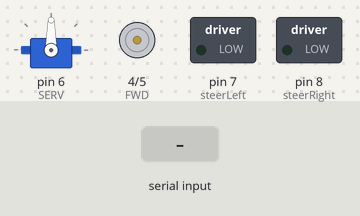
Bench run of a sketch on a simulated Arduino Uno, built with avr-gcc and run on an emulated ATmega328P. Shown: servo, motor-driver pin pairs drawn as motors (green arrow = first pin HIGH = forward, orange = second pin HIGH = backward, longer = more drive, scaled by the enable pin), switched loads named in the sketch (green lamp = pin HIGH). Inputs (shaded band) come from the test bench. What the sketch prints to the serial monitor is not drawn.

Above: at 1.2 s.
1.3 s: "F" received over Serial
At 2.5 s:
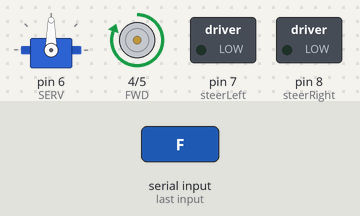
2.8 s: "D" received over Serial
At 3.6 s:
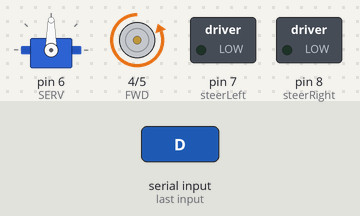
4.3 s: "B" received over Serial
At 4.8 s:
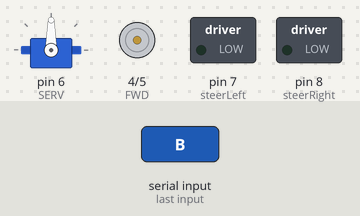
5.8 s: "L" received over Serial
At 7.0 s:
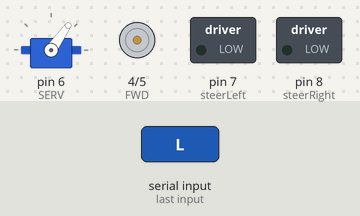
7.3 s: "R" received over Serial
At 8.3 s:
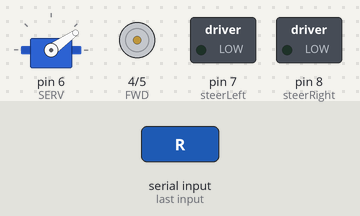
8.8 s: "F" received over Serial
At 9.4 s:
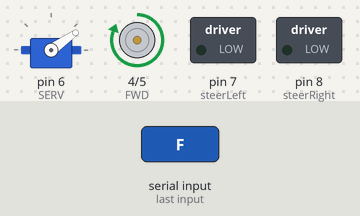
Timing chart, 0 to 11.3 s (numbered marks = the images above; inputs shaded):
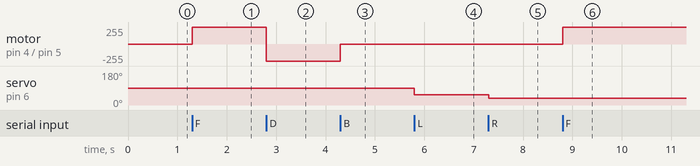

The sketch:

Bluetooth_Motor_Control.ino
```cpp
/*Please feel free to edit this code to fit your specific application.
This code is written in a way such that you can change the control pins (D3, D4, D5)
without having to change any other part of the code*/

#include <Servo.h> // Includes servo library
Servo servoMotor; // Registers MG995_Servo as a servo
char Bluetooth = 0;
/* fwd/rwd */
const int MTRspeed = 3;//ensure this pin is labelled PWM (~) on the Arduino. If not, assign a new pin with PWM
const int FWD = 4;//Digital pin 4 will drive the motor forward
const int REV = 5;//Digital pin 5 will drive the motor reverse
/* servo */
const int SERV = 6;// Assigns servo to PWM pin 6
const int steerLeft = 7;// Pin 7 steers left
const int steerRight = 8;//pin 8 steers right

/*"const" means constant. It is not necessary to include this for the execution of the program,
but from a coding/troubleshooting standpoint it is good practice to
differentiate between constant and non-constant integers*/

void setup() {
  Serial.begin(9600);//rate of serial transmission (Baud). Do not edit this line
  pinMode (MTRspeed, OUTPUT);//declare pin D3 (motor speed control) as an output
  pinMode (FWD, OUTPUT);//declare pin D4 (motor forward) as an output
  pinMode (REV, OUTPUT);//declare pin D5 (motor reverse) as an output
  servoMotor.attach(SERV); // Attaches servo to PWM pin 6
/* probably the servo */
  pinMode (steerLeft, OUTPUT); // makes these outputs for left and right
  pinMode (steerRight, OUTPUT);
}

void loop() {


  if (Serial.available() == 0)//if there is no character in the serial monitor, do nothing
  {
  }


  if (Serial.available() > 0) /*if there is a character in the serial monitor,
  determine the character and run the corresponding code*/
  {
    Bluetooth = Serial.read();//read the character from the serial monitor and set it equal to char Bluetooth
    Serial.print(Bluetooth);//print the character sent from your smartphone to the serial monitor

    if (Bluetooth == 'F')//if value is 'F' drive the motor forward
    {
      analogWrite(MTRspeed, 255);//write the motor to maximum speed
      digitalWrite(FWD, HIGH);//drive the motor forward by writing pin D4 to logic 1 (HIGH)
      digitalWrite(REV, LOW);//ensure the motor controller cannot drive the motor FWD and REV at the same time
    }

    if (Bluetooth == 'D')//if value is 'D' drive the motor backward
    {
      analogWrite(MTRspeed, 255);//write the motor to maximum speed
      digitalWrite(FWD, LOW);//ensure the motor controller cannot drive the motor FWD and REV at the same time
      digitalWrite(REV, HIGH);//drive the motor backward by writing pin D5 to logic 1 (HIGH)
    }

    if (Bluetooth == 'B')//if value is 'B' stop the motor
    {
      digitalWrite(FWD, LOW);//write pin D4 to logic 0 (LOW)
      digitalWrite(REV, LOW);//write pin D5 to logic 0 (LOW)
    }

    if (Bluetooth == 'L')// Turn left if Left arrow is pressed
    {
      // Serial.println("L"); // Print test
      servoMotor.write(55); // Turns the servo clockwise, I saw a picture on https://www.instructables.com/Arduino-Servo-Motors/ and it looks right
      delay(1000); // Turns left for 1.5 seconds
    }
    if (Bluetooth == 'R')// Turn right if Right arrow is pressed
    {
      // Serial.println("R"); // Print test
      servoMotor.write(35); // Turns the servo clockwise, 180 represents 180 degrees on a unit circle so it's to the right
      delay(1000); // Waits 1.5 seconds
    }
    if (Bluetooth == 'A')// Turn right if Right arrow is pressed
    {
      // Serial.println("R"); // Print test
      servoMotor.write(45); // Turns the servo clockwise, 180 represents 180 degrees on a unit circle so it's to the right
      delay(1000); // Waits 1.5 seconds
    }
  }
}
```

Measured:
- after the input at 1.3 s, motor on pin 4 (FWD) / pin 5 (REV): stopped → forward 255/255 at once
- after the input at 2.8 s, motor on pin 4 (FWD) / pin 5 (REV): forward 255/255 → backward 255/255 at once
- after the input at 4.3 s, motor on pin 4 (FWD) / pin 5 (REV): backward 255/255 → stopped at once
- after the input at 5.8 s, servo on pin 6 (SERV): 90° → 55° at once
- after the input at 7.3 s, servo on pin 6 (SERV): 55° → 35° at once
- after the input at 8.8 s, motor on pin 4 (FWD) / pin 5 (REV): stopped → forward 255/255 at once
